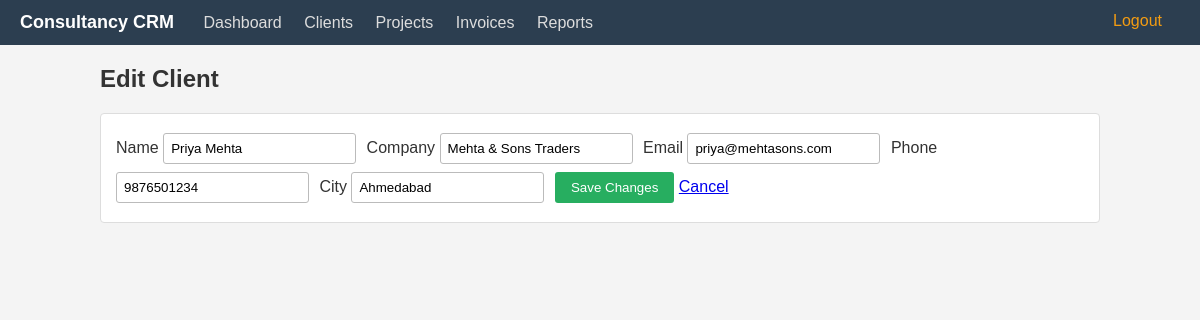
Screenshot of /clients/edit/2 (signed in) with the database file from the repository.
### tables this page shows
CREATE TABLE clients (
    id INTEGER PRIMARY KEY AUTOINCREMENT,
    name TEXT NOT NULL,
    company TEXT,
    email TEXT,
    phone TEXT,
    city TEXT,
    created_at TEXT
);

### app.py (the view, shortened to what this page needs)
@app.route("/clients/edit/<int:id>", methods=["GET", "POST"])
def edit_client(id):
    if not logged_in():
        return redirect(url_for("login"))
    conn = get_db()
    cur = conn.cursor()
    client = cur.execute("SELECT * FROM clients WHERE id=?", (id,)).fetchone()
    conn.close()
    if not client:
        return redirect(url_for("clients"))
    return render_template("edit_client.html", client=client)

### app.py (called while the page is built)
def get_db():
    conn = sqlite3.connect("crm.db")
    conn.row_factory = sqlite3.Row
    return conn

def logged_in():
    return "admin" in session

### templates/edit_client.html
{% extends "base.html" %}
{% block content %}
<h2>Edit Client</h2>
<div class="form-box">
    <form method="POST">
        <label>Name</label>
        <input type="text" name="name" value="{{ client.name }}" required>
        <label>Company</label>
        <input type="text" name="company" value="{{ client.company }}">
        <label>Email</label>
        <input type="email" name="email" value="{{ client.email }}">
        <label>Phone</label>
        <input type="text" name="phone" value="{{ client.phone }}">
        <label>City</label>
        <input type="text" name="city" value="{{ client.city }}">
        <button type="submit">Save Changes</button>
        <a href="/clients">Cancel</a>
    </form>
</div>
{% endblock %}

### static/style.css (style rules this page uses)
body { font-family: Arial, sans-serif; margin: 0; background: #f4f4f4; color: #333; }
.form-box { background: white; border: 1px solid #ddd; padding: 15px; margin-bottom: 20px; border-radius: 4px; }
input, select { padding: 7px; margin: 4px 6px 4px 0; border: 1px solid #bbb; border-radius: 3px; }
button { background: #27ae60; color: white; border: none; padding: 8px 16px; border-radius: 3px; cursor: pointer; }

### rows the page displays
clients: name "Priya Mehta", company "Mehta & Sons Traders", email "priya@mehtasons.com", phone "9876501234", city "Ahmedabad"
